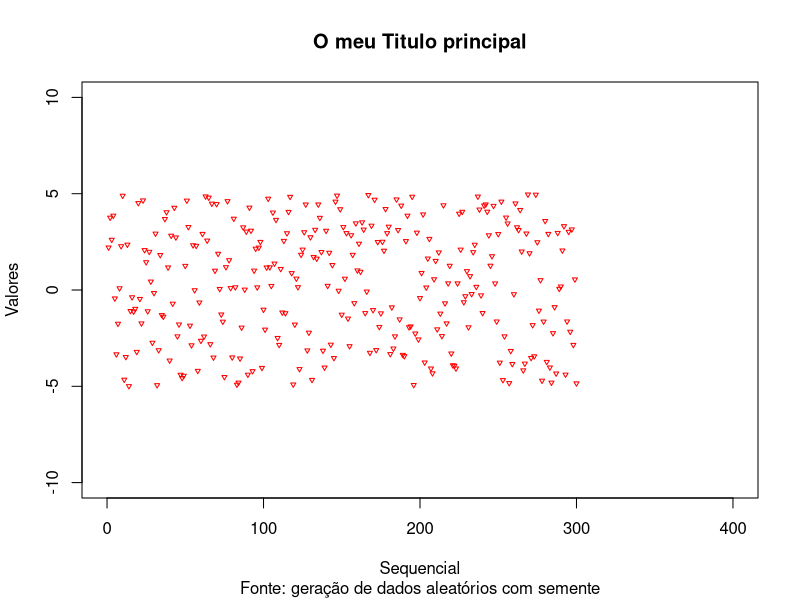
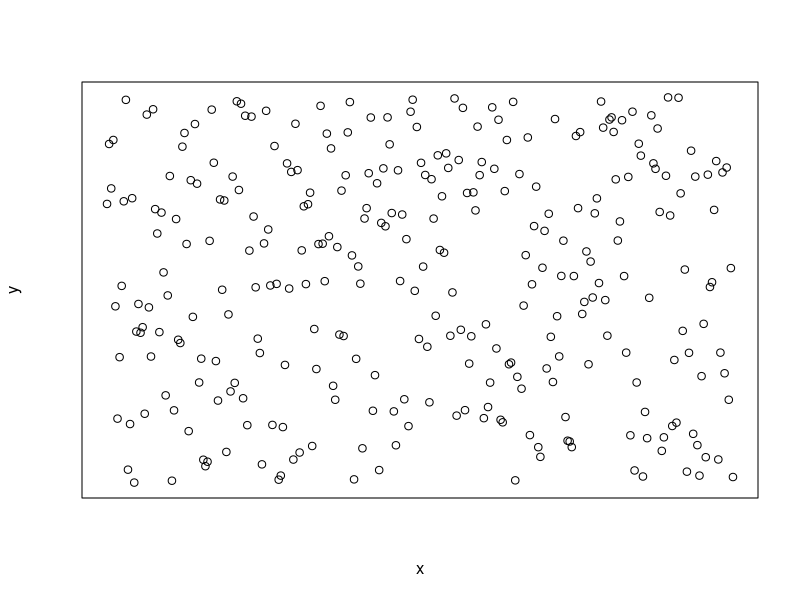
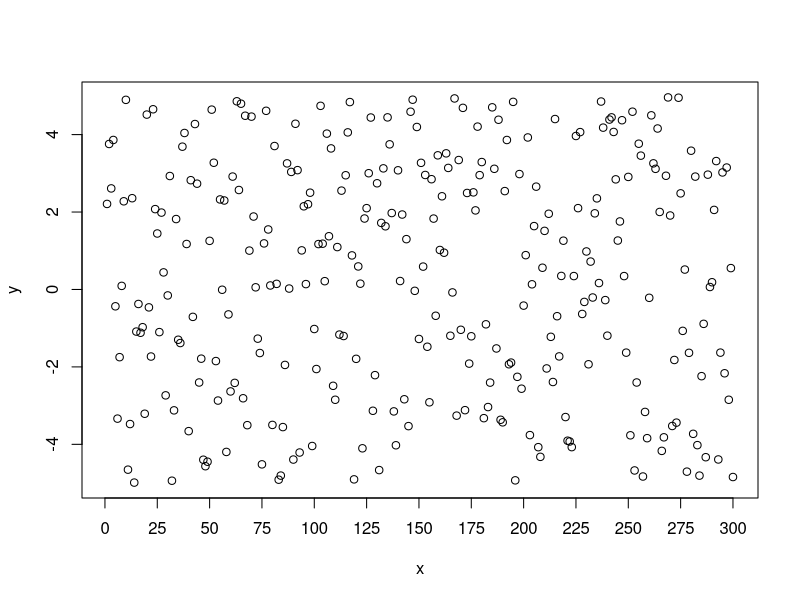
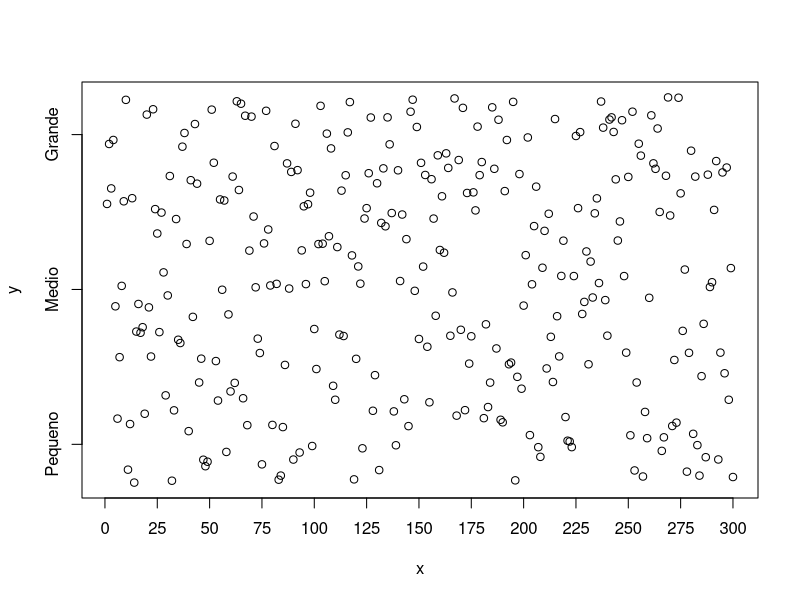
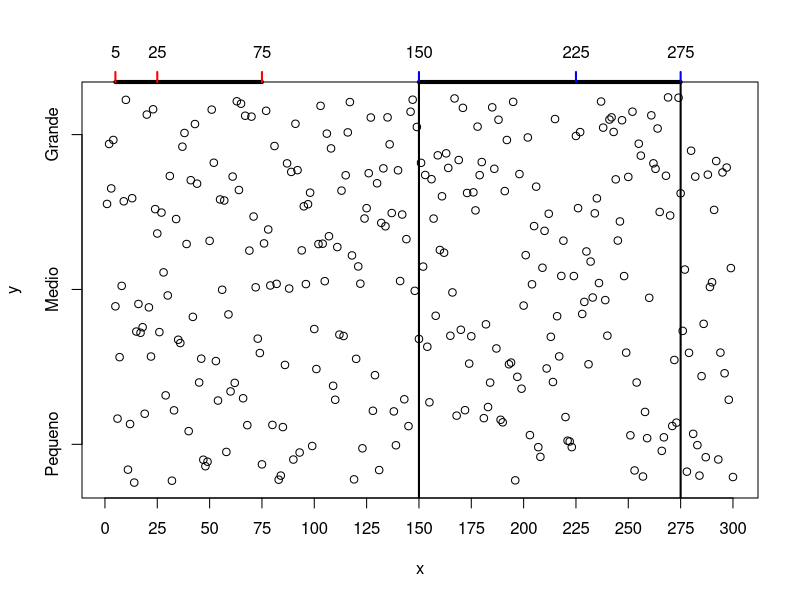
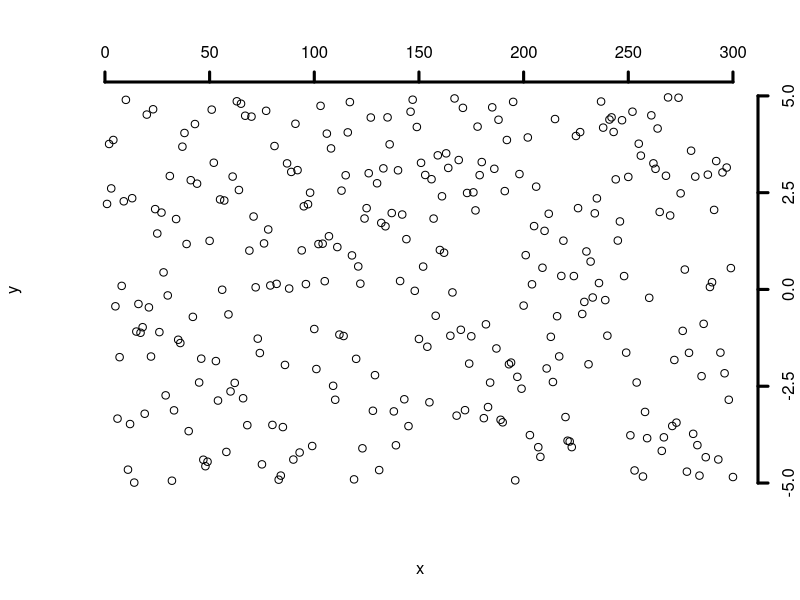
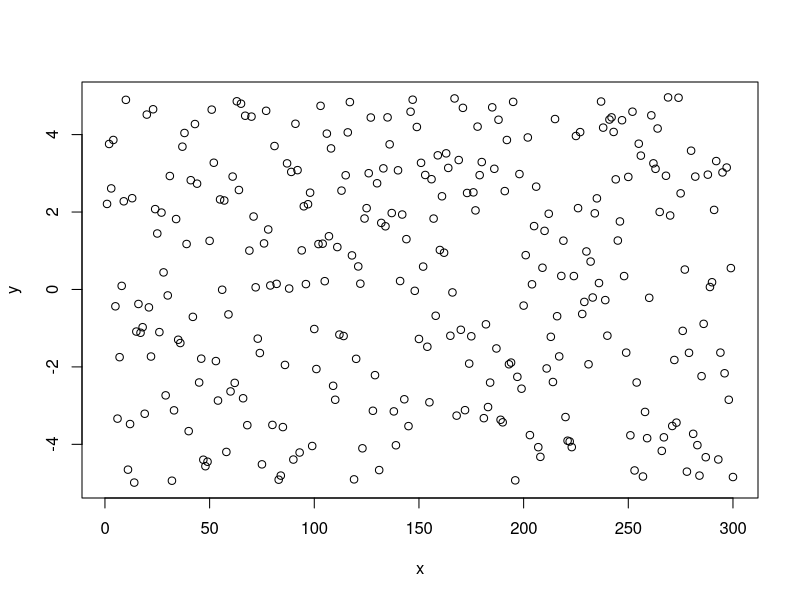
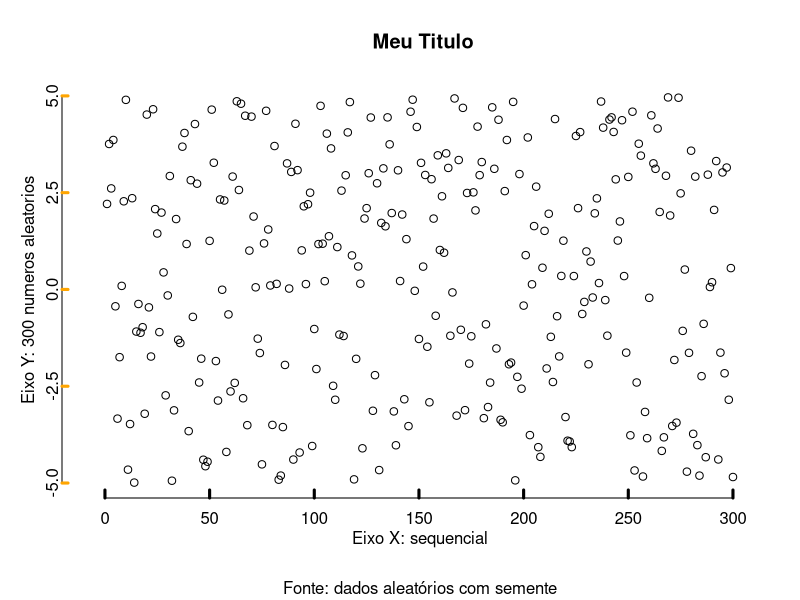

Write the R code that produced these figures, in order.
## ---- chunk 1
knitr::opts_chunk$set(echo = TRUE)
## ---- chunk 2
pro<- par(no.readonly=TRUE) 
## ---- chunk 3
set.seed(12345) # semente serve para reprodução de valores iguais em dados aleatórios (ou  seudo...)

x<-1:300

y<-runif(x,-5,5)

# gráfico ...Dica, ordene sempre os argumentos de forma semelhante para encontrar de forma rápida o que quer modificar. Separe cada elemento em linhas separadas...
# Nesse exemplo: primeira linha tem os dados a serem graficados
# Segunda e terceira, os limites dos eixos
# Quarta até sexta, aparência dos pontos, cor, tipo e tamanho
# Sétima até o final, títulos principais, sub e títulos dos eixos
plot(x, y, 
     ylim = c(-10,10), 
     xlim = c(0,400),
     col  = "red", 
     pch  = 25, 
     cex  = 0.5,
     main = "O meu Titulo principal",
     sub  = "Fonte: geração de dados aleatórios com semente",
     xlab = "Sequencial", 
     ylab = "Valores")


## ---- chunk 4
par(pro) # voltamos aos valores padrão..
plot(x,y,
     xaxt = "n",   # o valor xaxt="n", impede de plotar o eixo x
     yaxt = "n")   # o valor yaxt="n", impede de plotar o eixo y 
## ---- chunk 5

plot(x,y,
     xaxt="n") # o valor xaxt="n", impede de plotar o eixo x

axis(side= 1,
     at  = c(seq(0, 300, 25))) # valores no eixo x de x=0 a 300, cada 25

## ---- chunk 6
plot(x,y,
     xaxt="n",
     yaxt="n")

axis(side= 1,                  # no eixo x inferior
     at  = c(seq(0, 300, 25))) # plotar os valores no eixo x de x=0 a 300, cada 25

axis(side   = 2,                               # no eixo y, lateral esquerdo
     at     = c(-4,0,4),                       # nas posições de vetor indicado
     labels = c("Pequeno","Medio","Grande"))   # plotar os textos indicados
## ---- chunk 7
plot(x,y,
     xaxt="n",
     yaxt="n")

axis(side = 1,                  # no eixo x inferior
     at   = c(seq(0, 300, 25))) # plotar os valores no eixo x de x=0 a 300, cada 25

axis(side   = 2,                               # no eixo y, lateral esquerdo
     at     = c(-4,0,4),                       # nas posições de vetor indicado
     labels = c("Pequeno","Medio","Grande"))   # plotar os textos indicados

axis(side      = 3,            # adicionamos no eixo x superior
     at        = c(5,25,75),   # nos valores...
     lwd       = 4,            # espessura de 4 
     lwd.ticks = 2,            # espessura das marcas
     col.ticks = "red")        # cor das marcas

axis(side      =3,                # adicionamos no eixo x superior
     at        = c(150,225,275),  # nos valores...
     lwd       = 4,               # espessura de 4
     lwd.ticks = 2,               # espessura das marcas 
     col.ticks = "blue")          # cor das marcas

abline(v=150, lwd =2)   # linha vertical no valor de 150, espessura 2

abline(v=275, lwd =2)   # linha vertical no valor de 150, espessura 2
## ---- chunk 8
plot(x,y,
     bty ="n",  # suprimir a caixa do gráfico (borda exterior)
     xaxt="n",  # suprimir eixo x
     yaxt="n")  # suprimir eixo y

axis(side = 3,
     at   = seq(0,300,50),
     lwd  = 3)
axis(side = 4,
     at   = seq(-5,5,2.5),
     lwd  = 3)
## ---- chunk 9

par(tcl = -0.5, # valor padrão, controla o tamanho das marcas e a direção, valor negativo = marca fora
    mgp = c(3,1,0)) #padrão

plot(x,y) 
## ---- chunk 10
par(pro)
plot(x,y,
     bty  ="n",  # suprimir a caixa do gráfico (borda exterior)
     xaxt = "n",
     yaxt = "n",
     xlab = "",
     ylab = "", 
     main = " Meu Titulo", 
     sub  = "Fonte: dados aleatórios com semente")

axis(side     = 1,
     at       = seq(0,300,50),
     tcl      = 0.4,
     lwd.ticks= 3,
     mgp      = c(0,0.5,0))
#usamos mtext porque o eixo foi desabilitado em plot..
mtext(side = 1,         
      text = "Eixo X: sequencial",
      line = 1.5)

axis(side     = 2,
     at       = seq(-5,5,2.5),
     tcl      = 0.3,
     lwd.ticks= 3 ,
     col.ticks= "orange",
     mgp      = c(0,1,1))

mtext(side=2,
      text="Eixo Y: 300 numeros aleatorios",
      line=2.2)
## ---- chunk 11
par(pro)
par(oma  = c(3,3,3,0),  # parâmetro que estabelece a margem exterior da janela comum
    mar  = c(2,2,2,1),  # parâmetro que estabelece a margem exterior de cada gráfico(em linhas)
    mfrow= c(2,2),      # parâmetro que determina a quantidade e posição dos gráficos
    pty  = "s")         # parâmetro que ajusta os eixos para deixar eles de igual tamanho

plot(1,1, ylab="", xlab="", type="n", main = "1")
plot(1,1, ylab="", xlab="", type="n", main = "2")
plot(1,1, ylab="", xlab="", type="n", main = "3")
plot(1,1, ylab="", xlab="", type="n", main = "4")

mtext(text = "Rótulo comum ao eixo x",
      side = 1,
      line = 0,
      outer= TRUE)

mtext(text ="Rótulo comum ao eixo y",
      side = 2,
      line = 0,
      outer= TRUE)
mtext(text ="Vários gráficos numa janela só",
      side = 3,
      line = 0,
      outer= TRUE,
      cex  = 1.5)
## ---- chunk 12
cars <- datasets::cars                 # salvamos os dados
linha.reg <- lm(cars$dist ~ cars$speed)# calculamos uma regressão linear simples
linha.pol <- stats::lowess(cars)

plot(cars, 
     cex.main = 0.9,
     main = "Distância de parada vs. velocidade \n Linha vermelha = regressao linear -  Linha azul =  regressão polinômica",
     sub  = "Fonte datasets::cars",
     xlab = "Velocidade em mph",
     ylab = "Distância em m") # diagrama de dispersão

abline(linha.reg, 
       lwd = 2,
       lty = 5,
       col ="red")

lines(linha.pol,  # plotar a lina
      lwd = 2,    # largura da linha
      lty = 4,    # tipo de linhas veja o argumento em graphics::par	
      col = "blue")
## ---- chunk 13
setosa <-iris[which(iris$Species == "setosa"),]
plot(setosa$Sepal.Length, setosa$Sepal.Width)

## ---- chunk 14
# gráfico anterior
plot(setosa$Sepal.Length, setosa$Sepal.Width)

# separamos os dados da espécie "virgínica"
virginica <-iris[which(iris$Species == "virginica"),]
# adicionamos os pontos com cor vermelha e ponto cheio
points(virginica $Sepal.Length, virginica $Sepal.Width, col = "red", pch = 19)
## ---- chunk 15
# gráfico anterior
plot(setosa$Sepal.Length, setosa$Sepal.Width,
     xlim = c(4,8),
     ylim = c(2,5),
     main = " Espaço redimensionado")

# separamos os dados da espécie "virgínica"
virginica <-iris[which(iris$Species == "virginica"),]
# adicionamos os pontos com cor vermelha e ponto cheio
points(virginica $Sepal.Length, virginica $Sepal.Width, col = "red", pch = 19)
## ---- chunk 16
plot(virginica$Sepal.Length, virginica$Sepal.Width)

destacados <- virginica[which(virginica$Sepal.Length > 7.5),]

points(destacados$Sepal.Length,destacados$Sepal.Width, pch =17, col = "red")

## ---- chunk 17
iris <- datasets::iris

head(iris)

plot(iris)
## ---- chunk 18
iris <- (datasets::iris)
attach(iris)

par(pro)

par(oma  = c(5,5,5,3), 
    mar  = c(1,1,1,1),
    pty  = "s")

plot(iris[1:4], 
     col= iris$Species)


plot(Sepal.Length, 
     xlim = c(4,9),
     ylim = c(1,5),
     Sepal.Width, col=Species)
legend("topright", legend = levels(Species), col = 1:3, cex = 0.6, pch = 1)


## ---- chunk 19
sessionInfo()

save(list = ls(), file = "Oficina_AED_graf02.Rdata") 


